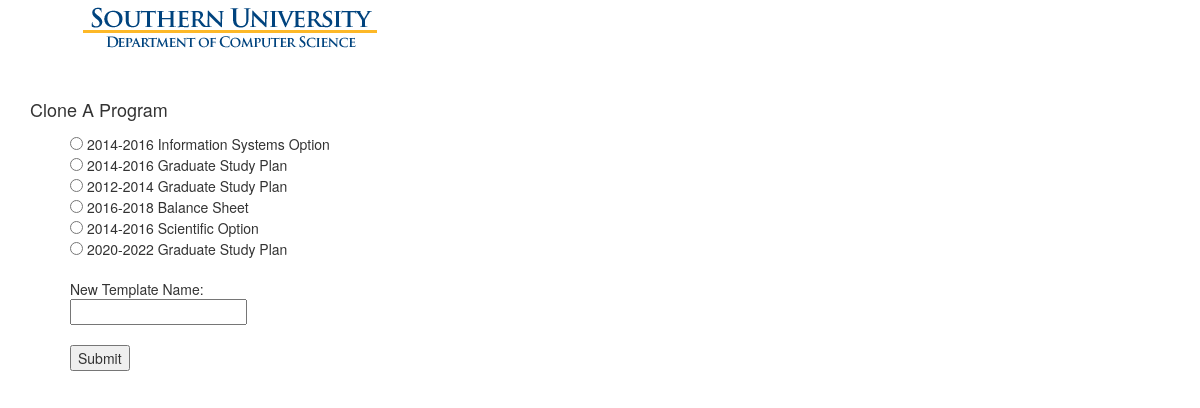
Screenshot of /myapp/cloneProgram/ (signed in) with the database file from the repository.
### myproject/myapp/models.py (models this page shows, shortened)
class Program(models.Model):
    programTitle = models.CharField(max_length=255)
    isGraduateProgram = models.BooleanField(default=False)
    class Meta:
        unique_together = (("programTitle"),)

### myproject/myapp/views.py (the view, shortened to what this page needs)
@login_required
def cloneProgram(request):
    programs = Program.objects.all()
    return render_to_response(
        'cloneProgram.html',
        {'programs': programs},
        context_instance=RequestContext(request)
    )

### myproject/myapp/templates/cloneProgram.html (shortened to what this page needs)
{% extends 'base.html' %}
{% block content %}
        <p><font size="4">Clone A Program</font></p>
        <form name="myForm" action="{{url}}?isProgramClone=True" method="post" onsubmit="return validateForm()">
                {% if programs %}
            <ul >
                    {% for program in programs %}
                        <input type="radio" name="programs" value={{program.id}}> {{program.programTitle}}<br>
                    {% endfor %}
                        <br>
                        New Template Name:<br>
                        <input type="text" name="newTemplateName">
                        <br>
                {% else %}
                        <p>No program</p>
                {% endif %}
                        <br>
                        <input type="submit" value="Submit">
            </ul>
        </form>
{% endblock %}

### myproject/myapp/templates/base.html (shortened to what this page needs)
<!DOCTYPE html>
<link rel="stylesheet" href="https://maxcdn.bootstrapcdn.com/bootstrap/3.3.6/css/bootstrap.min.css" media="all">
<link rel="stylesheet" href="https://maxcdn.bootstrapcdn.com/bootstrap/3.3.6/js/bootstrap.min.js" media="all">
<html>
    <head>
    </head>
    <body>
        <div class="container">
        <div class="no-print">
            <div class="no-print">
                <a href={%url "home" %}><img alt="Southern University Computer Science Dept." src="/media/CMPS_SUBR.png"></a>
                <br>
                <br>
                <br>
            </div>
        </div>
                {% block content %}
                {% endblock %}
        </div>
    </body>
</html>

### rows the page displays
Program: programTitle "2014-2016 Information Systems Option"
Program: programTitle "2014-2016 Graduate Study Plan"
Program: programTitle "2012-2014 Graduate Study Plan"
Program: programTitle "2016-2018 Balance Sheet"
Program: programTitle "2014-2016 Scientific Option"
Program: programTitle "2020-2022 Graduate Study Plan"
